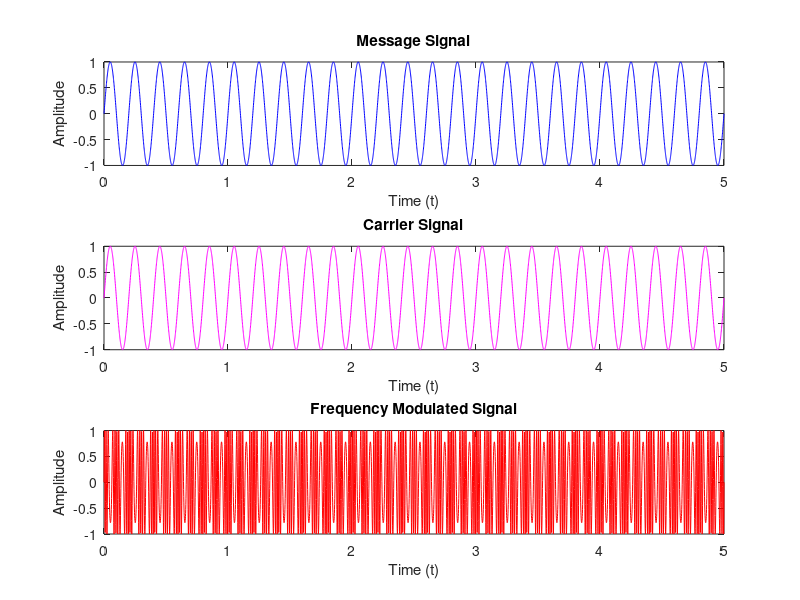

This figure's MATLAB source:
clc;
clear all;
close all;
time=[0:0.001:5];
frqMod=input('Enter Message Signal Frequency (5): ');
ModFactor=15;
msg_sgl=sin(2*pi*frqMod*time);
subplot(3,1,1);
plot(time,msg_sgl,'b');
title('Message Signal');
xlabel('Time (t)');
ylabel('Amplitude');
frqCar=input('Enter Carrier Signal Frequency (50): ');
cari_sgl=sin(2*pi*frqCar*time);
subplot(3,1,2);
plot(time,cari_sgl,'m');
title('Carrier Signal');
xlabel('Time (t)');
ylabel('Amplitude');
FModulatedSig=sin(2*pi*frqCar*time+(ModFactor.*sin(2*pi*frqMod*time)));
subplot(3,1,3);
plot(time,FModulatedSig,'r');
title('Frequency Modulated Signal');
xlabel('Time (t)');
ylabel('Amplitude');




